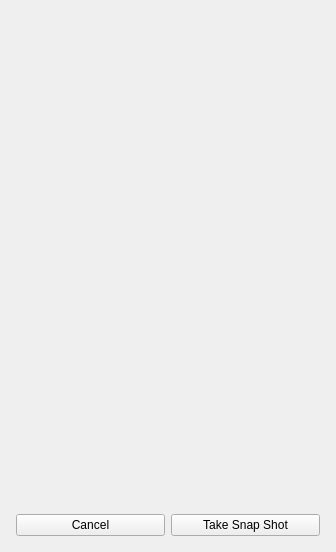
<?xml version="1.0" encoding="UTF-8"?>
<ui version="4.0">
 <class>AppletSnapshotUi</class>
 <widget class="QWidget" name="AppletSnapshotUi">
  <property name="geometry">
   <rect>
    <x>0</x>
    <y>0</y>
    <width>336</width>
    <height>552</height>
   </rect>
  </property>
  <property name="windowTitle">
   <string>Take Snapshot</string>
  </property>
  <layout class="QVBoxLayout" name="verticalLayout">
   <item>
    <spacer name="verticalSpacer">
     <property name="orientation">
      <enum>Qt::Vertical</enum>
     </property>
     <property name="sizeHint" stdset="0">
      <size>
       <width>20</width>
       <height>161</height>
      </size>
     </property>
    </spacer>
   </item>
   <item>
    <layout class="QHBoxLayout" name="horizontalLayout_2">
     <item>
      <spacer name="horizontalSpacer">
       <property name="orientation">
        <enum>Qt::Horizontal</enum>
       </property>
       <property name="sizeHint" stdset="0">
        <size>
         <width>40</width>
         <height>20</height>
        </size>
       </property>
      </spacer>
     </item>
     <item>
      <widget class="QLabel" name="imageScreen">
       <property name="sizePolicy">
        <sizepolicy hsizetype="Expanding" vsizetype="Expanding">
         <horstretch>0</horstretch>
         <verstretch>0</verstretch>
        </sizepolicy>
       </property>
       <property name="text">
        <string/>
       </property>
      </widget>
     </item>
     <item>
      <spacer name="horizontalSpacer_2">
       <property name="orientation">
        <enum>Qt::Horizontal</enum>
       </property>
       <property name="sizeHint" stdset="0">
        <size>
         <width>40</width>
         <height>20</height>
        </size>
       </property>
      </spacer>
     </item>
    </layout>
   </item>
   <item>
    <spacer name="verticalSpacer_2">
     <property name="orientation">
      <enum>Qt::Vertical</enum>
     </property>
     <property name="sizeHint" stdset="0">
      <size>
       <width>20</width>
       <height>161</height>
      </size>
     </property>
    </spacer>
   </item>
   <item>
    <layout class="QHBoxLayout" name="horizontalLayout">
     <property name="leftMargin">
      <number>5</number>
     </property>
     <property name="topMargin">
      <number>5</number>
     </property>
     <property name="rightMargin">
      <number>5</number>
     </property>
     <property name="bottomMargin">
      <number>5</number>
     </property>
     <item>
      <widget class="QPushButton" name="cancelButton">
       <property name="text">
        <string>Cancel</string>
       </property>
      </widget>
     </item>
     <item>
      <widget class="QPushButton" name="snapshotButton">
       <property name="text">
        <string>Take Snap Shot</string>
       </property>
      </widget>
     </item>
    </layout>
   </item>
  </layout>
 </widget>
 <resources/>
 <connections/>
</ui>
